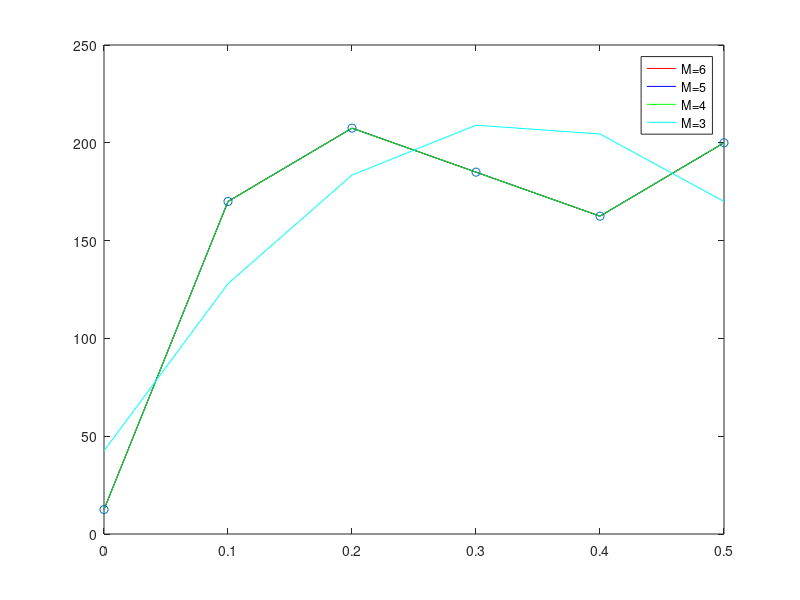

Here is the MATLAB script that generated this plot:
%% Reset
clc 
clear all
close all

%% Probleme 3
xn = [0:0.1:0.5];
yn = [ 12.5 170 207.5 185 162.5 200 ];

% Approximation pour M = 6, 5, 4, 3
phi1 = ones(size(xn))';
phi2 = (xn.^1)';
phi3 = (xn.^2)';
phi4 = (xn.^3)';
phi5 = (xn.^4)';
phi6 = (xn.^5)';

P6 = [ phi1 phi2 phi3 phi4 phi5 phi6; ];
P5 = [ phi1 phi2 phi3 phi4 phi5; ];
P4 = [ phi1 phi2 phi3 phi4; ];
P3 = [ phi1 phi2 phi3; ];

A6 = pinv(P6)*yn';
A5 = pinv(P5)*yn';
A4 = pinv(P4)*yn';
A3 = pinv(P3)*yn';

x = linspace(0, 0.5);
g6 = A6(6)*xn.^5 + A6(5)*xn.^4 + A6(4)*xn.^3 + A6(3)*xn.^2 + A6(2)*xn + A6(1);
g5 = A5(5)*xn.^4 + A5(4)*xn.^3 + A5(3)*xn.^2 + A5(2)*xn + A5(1);
g4 = A4(4)*xn.^3 + A4(3)*xn.^2 + A4(2)*xn + A4(1);
g3 = A3(3)*xn.^2 + A3(2)*xn + A3(1);

E6 = sum((g6-yn).^2)
E5 = sum((g5-yn).^2)
E4 = sum((g4-yn).^2)
E3 = sum((g3-yn).^2)

err_rms6 = sqrt(mean((g6-yn).*(g6-yn)))
err_rms5 = sqrt(mean((g5-yn).*(g5-yn)))
err_rms4 = sqrt(mean((g4-yn).*(g4-yn)))
err_rms3 = sqrt(mean((g3-yn).*(g3-yn)))

y_m = mean(yn)
R6_2 = (sum((g6-y_m).^2)) ./ (sum((yn-y_m).^2)) 
R5_2 = (sum((g5-y_m).^2)) ./ (sum((yn-y_m).^2))
R4_2 = (sum((g4-y_m).^2)) ./ (sum((yn-y_m).^2))
R3_2 = (sum((g3-y_m).^2)) ./ (sum((yn-y_m).^2))

figure
plot(xn, g6, 'red')
hold on
plot(xn, g5, 'blue')
plot(xn, g4, 'green')
plot(xn, g3, 'cyan')
plot(xn, yn, 'o')
legend('M=6', 'M=5', 'M=4', 'M=3')
hold off
